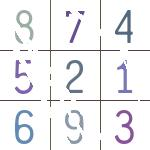
#> input picture ocr/img/1030.jpg, 150 x 150 px; its folder holds only this picture in this run
$ python cut_img.py
#> lines starting #> are read from the running program, lines starting #| are printed output that depends on the picture; after the words box and inside, x2 and y2 are one past the last pixel; in counts of white or black regions, pixels touching at a corner belong together
# -*- coding: utf-8 -*-

from PIL import Image
import os


def binaryImage(img):
    Img = img.convert('L')

    # 自定义灰度界限，大于这个值为黑色，小于这个值为白色
    threshold = 200

    table = []
    for i in range(256):
        if i < threshold:
            table.append(0)
        else:
            table.append(1)

    # 图片二值化
    photo = Img.point(table, '1')
    return photo


img_list = os.listdir('./img')

for IMG in img_list:
    img = Image.open(f'./img/{IMG}')
#> img is the input picture: PIL image 150x150 RGB; mean R, G, B 239.3, 239.4, 241.2
    temp = 0
    for j in range(3):
        for i in range(3):
            temp += 1
            box = (50 * i, 50 * j, 50 * (i + 1), 50 * (j + 1))
            cut_img = img.crop(box)
            cut_img = binaryImage(cut_img)
            cut_img.save('./small_img/{}.jpg'.format(IMG.replace('.jpg','_') + str(temp)))
            print('save success:{}'.format(IMG.replace('.jpg','_') + str(temp) + '.jpg'))
#> this loop made 3 passes
#> pass 1, in binaryImage, `Img = img.convert('L')`:
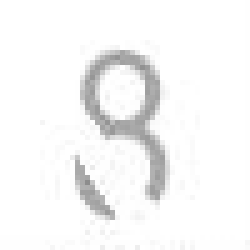
#> Img: PIL image 50x50 L (shown 5 times larger); min 141, max 255, mean 246.4
#> pass 1, in binaryImage, `photo = Img.point(table, '1')`:
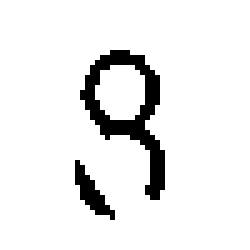
#> photo: PIL image 50x50 1 (shown 5 times larger); 92.1% white; black in thin lines or dots, all inside (x1, y1, x2, y2) = (15, 10, 33, 44)
#> pass 1, in binaryImage (call 2), `Img = img.convert('L')`:
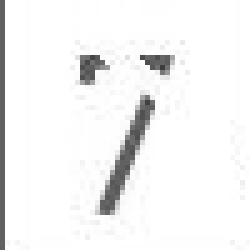
#> Img: PIL image 50x50 L (shown 5 times larger); min 61, max 255, mean 243.2
#> pass 1, in binaryImage (call 2), `photo = Img.point(table, '1')`:
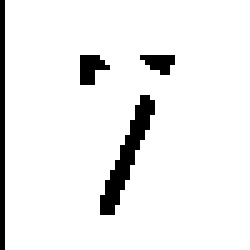
#> photo: PIL image 50x50 1 (shown 5 times larger); 92.9% white; black in thin lines or dots, all inside (x1, y1, x2, y2) = (0, 0, 35, 50)
#> after the loop:
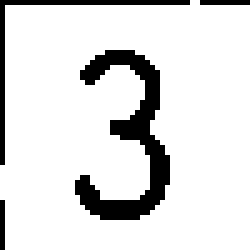
#> cut_img: PIL image 50x50 1 (shown 5 times larger); 87% white; 4 black regions (2 under 20 px), largest, box (x1, y1, x2, y2) and area: (15, 10, 34, 44) 234, (0, 0, 38, 33) 70
#> after the loop, temp = 9
